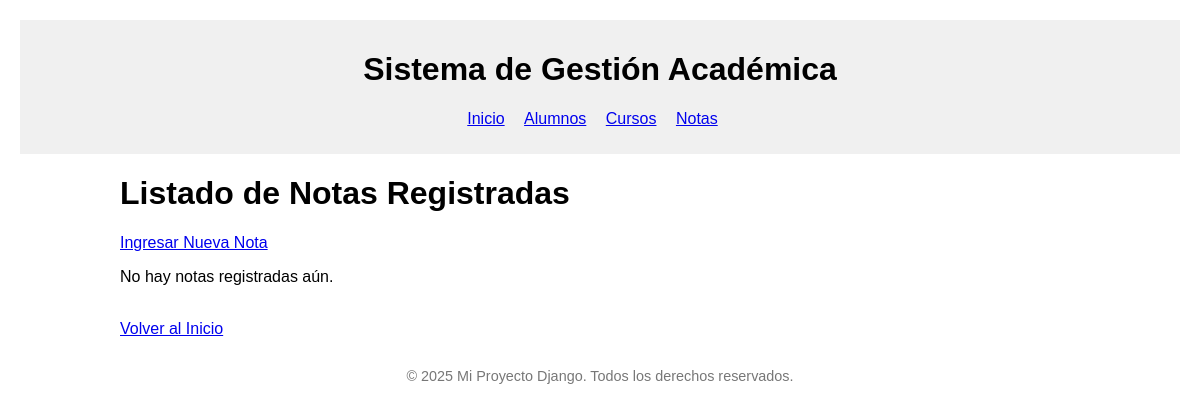
The page /notas/ on the database as committed earlier.
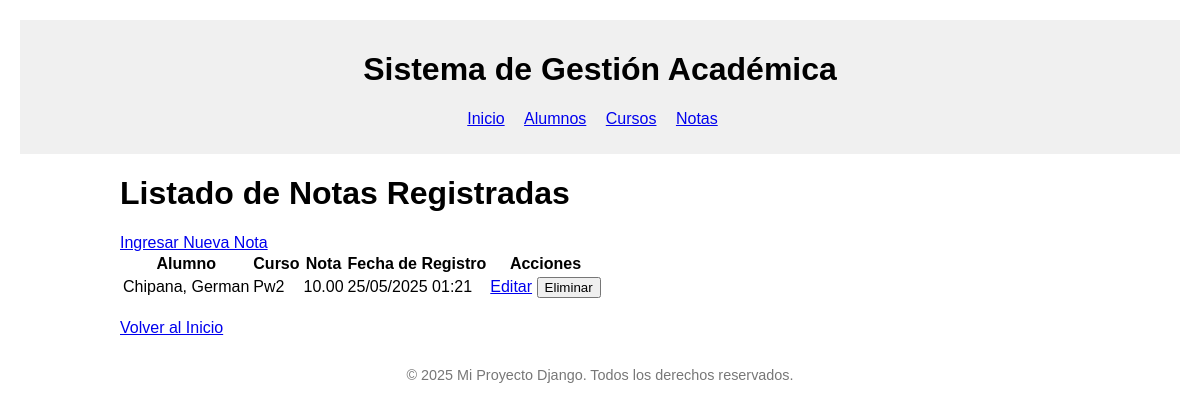
The same page on the database as committed later.
### gestion_academica/models.py (models this page shows, shortened)
class NotasAlumnosPorCurso(models.Model):
    alumno = models.ForeignKey(Alumno, on_delete=models.CASCADE, related_name='notas')
    curso = models.ForeignKey(Curso, on_delete=models.CASCADE, related_name='notas_en_curso')
    nota = models.DecimalField(max_digits=4, decimal_places=2)
    fecha_registro = models.DateTimeField(auto_now_add=True)

class Alumno(models.Model):
    nombres = models.CharField(max_length=100)
    apellidos = models.CharField(max_length=100)
    codigo_estudiante = models.CharField(max_length=20, unique=True)
    email = models.EmailField(unique=True)

class Curso(models.Model):
    nombre_curso = models.CharField(max_length=100)
    codigo_curso = models.CharField(max_length=20, unique=True)
    creditos = models.PositiveIntegerField()

### gestion_academica/views.py (the view)
# urls.py: path('notas/', views.lista_notas, name='lista_notas'),
def lista_notas(request):
    notas = NotasAlumnosPorCurso.objects.all().order_by('-fecha_registro', 'alumno__apellidos', 'alumno__nombres')
    return render(request, 'gestion_academica/lista_notas.html', {'notas': notas})

### gestion_academica/templates/gestion_academica/lista_notas.html (shortened to what this page needs)
{% extends "gestion_academica/base.html" %}
{% block content %}
<h1>Listado de Notas Registradas</h1>
<a href="{% url 'ingresar_nota' %}" class="btn btn-success mb-3">Ingresar Nueva Nota</a>
{% if notas %}
    <table class="table table-striped">
        <thead>
            <tr>
                <th>Alumno</th>
                <th>Curso</th>
                <th>Nota</th>
                <th>Fecha de Registro</th>
                <th>Acciones</th>
            </tr>
        </thead>
        <tbody>
            {% for nota_obj in notas %}
            <tr>
                <td>{{ nota_obj.alumno.apellidos }}, {{ nota_obj.alumno.nombres }}</td>
                <td>{{ nota_obj.curso.nombre_curso }}</td>
                <td>{{ nota_obj.nota }}</td>
                <td>{{ nota_obj.fecha_registro|date:"d/m/Y H:i" }}</td>
                <td>
                    <a href="{% url 'editar_nota' nota_obj.id %}" class="btn btn-sm btn-warning">Editar</a>
                    <form action="{% url 'eliminar_nota' nota_obj.id %}" method="post" style="display: inline;" onsubmit="return confirm('¿Estás seguro de que deseas eliminar esta nota?');">
                        <button type="submit" class="btn btn-sm btn-danger">Eliminar</button>
                    </form>
                </td>
            </tr>
            {% endfor %}
        </tbody>
    </table>
{% else %}
    <p>No hay notas registradas aún.</p>
{% endif %}
<br>
<a href="{% url 'pagina_inicio_app' %}" class="btn btn-info">Volver al Inicio</a>
{% endblock %}

### gestion_academica/templates/gestion_academica/base.html (shortened to what this page needs)
<!DOCTYPE html>
<html lang="es">
<head>
</head>
<body>
    <header>
        <h1>Sistema de Gestión Académica</h1>
        <nav>
            <ul>
                <li><a href="{% url 'pagina_inicio_app' %}">Inicio</a></li>
                <li><a href="{% url 'lista_alumnos' %}">Alumnos</a></li>
                <li><a href="{% url 'lista_cursos' %}">Cursos</a></li>
                <li><a href="{% url 'lista_notas' %}">Notas</a></li>
            </ul>
        </nav>
    </header>
    <div class="container">
        {% block content %}
        {% endblock %}
    </div>
    <footer>
        <p>© {% now "Y" %} Mi Proyecto Django. Todos los derechos reservados.</p>
    </footer>
</body>
</html>

### gestion_academica/templates/gestion_academica/base.html (style rules this page uses)
body { font-family: sans-serif; margin: 20px; }
header { background-color: #f0f0f0; padding: 10px; margin-bottom: 20px; text-align: center; }
nav ul { list-style-type: none; padding: 0; }
nav ul li { display: inline; margin-right: 15px; }
.container { max-width: 960px; margin: auto; }
footer { margin-top: 30px; text-align: center; font-size: 0.9em; color: #777; }

Rows that differ between the two databases and show on the page:
added NotasAlumnosPorCurso: alumno.apellidos "Chipana", alumno.nombres "German", curso.nombre_curso "Pw2", nota "10.00", fecha_registro "25/05/2025 01:21"
Other text that changed with them:
text no longer shown: "No hay notas registradas aún."
text now shown: "Alumno Curso Nota Fecha de Registro Acciones"
